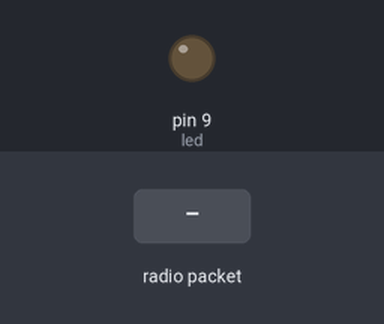
A sketch run on a simulated Arduino Uno, built with avr-gcc and run on an emulated ATmega328P. On the bench: output pins drawn as LEDs (lit = HIGH). The test bench sets the inputs (shaded band). No radio packets arrive unless stated.

Above: at 1.2 s.
1.3 s: radio packet "1" arrives
At 2.3 s:
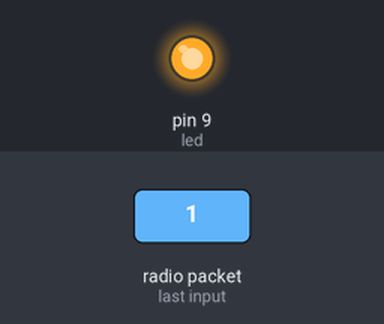
2.8 s: radio packet "0" arrives
At 3.4 s:
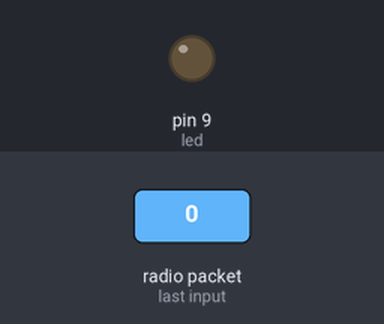
Timing chart, 0 to 5.8 s (numbered marks = the images above; inputs shaded):
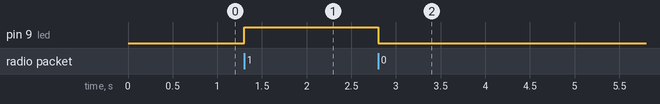

The sketch:

rf_reciever.ino
```cpp
#include <RH_ASK.h>
RH_ASK driver;
int led = 9;

void setup() {
  driver.init();
  Serial.begin(9600);
  pinMode(led, OUTPUT);
}

void loop() {
  uint8_t buf[RH_ASK_MAX_MESSAGE_LEN];
  uint8_t buflen = sizeof(buf);

  if (driver.recv(buf, &buflen)) {
    if (buf[0] == '1') {
      digitalWrite(led, HIGH);
    } else {
      digitalWrite(led, LOW);
    }
  }
}
```

Measured:
- after the input at 1.3 s, pin 9 (led): LOW → HIGH at once
- after the input at 2.8 s, pin 9 (led): HIGH → LOW at once
